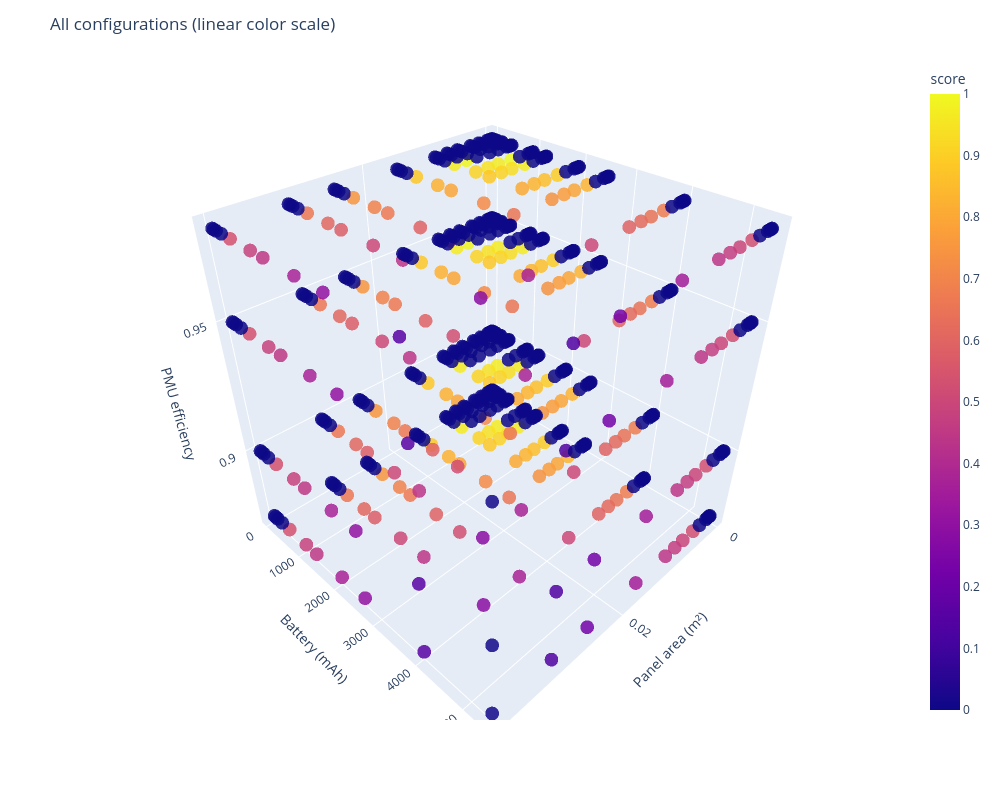

The code cell stored with this chart in its notebook:
### Markdown cell above
## C10. plot_best_configurations

### Code cell
LOG_COLOR = False

data = summary.copy()

if LOG_COLOR:
    eps = 1e-9
    data["score_color"] = np.log10(data["score"] + eps)
    color_label = "log10(score)"
else:
    data["score_color"] = data["score"]
    color_label = "score"

fig = px.scatter_3d(
    data,
    x="panel_area_m2",
    y="C_batt_mAh",
    z="eta_PMU",
    color="score_color",
    labels={
        "panel_area_m2": "Panel area (m²)",
        "C_batt_mAh": "Battery (mAh)",
        "eta_PMU": "PMU efficiency",
        "score_color": color_label
    },
    opacity=0.85
)

fig.update_layout(
    width=1000,
    height=800,
    title=f"All configurations ({'log color scale' if LOG_COLOR else 'linear color scale'})"
)

fig.show()

### Figure 1 — Plotly figure (JSON) as saved in the notebook; plotly's stock layout.template omitted (floating-point values rounded to 4 significant figures; data arrays with more than 128 entries replaced by an {"elided": "..."} marker saying what was removed)
{"data": [{"hovertemplate": "Panel area (m²)=%{x}<br>Battery (mAh)=%{y}<br>PMU efficiency=%{z}<br>score=%{marker.color}<extra></extra>", "legendgroup": "", "marker": {"color": {"elided": "616 float values"}, "coloraxis": "coloraxis", "opacity": 0.85, "symbol": "circle"}, "mode": "markers", "name": "", "scene": "scene", "showlegend": false, "type": "scatter3d", "x": {"elided": "616 float values"}, "y": {"elided": "616 int values"}, "z": {"elided": "616 float values"}}], "layout": {"coloraxis": {"colorbar": {"title": {"text": "score"}}, "colorscale": [[0, "#0d0887"], [0.1111, "#46039f"], [0.2222, "#7201a8"], [0.3333, "#9c179e"], [0.4444, "#bd3786"], [0.5556, "#d8576b"], [0.6667, "#ed7953"], [0.7778, "#fb9f3a"], [0.8889, "#fdca26"], [1, "#f0f921"]]}, "height": 800, "legend": {"tracegroupgap": 0}, "margin": {"t": 60}, "scene": {"domain": {"x": [0, 1], "y": [0, 1]}, "xaxis": {"title": {"text": "Panel area (m²)"}}, "yaxis": {"title": {"text": "Battery (mAh)"}}, "zaxis": {"title": {"text": "PMU efficiency"}}}, "title": {"text": "All configurations (linear color scale)"}, "width": 1000}}
